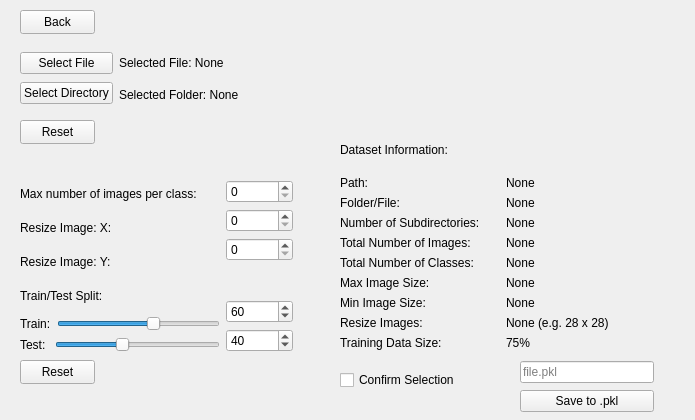
<?xml version="1.0" encoding="UTF-8"?>
<ui version="4.0">
 <class>Dataloader</class>
 <widget class="QWidget" name="Dataloader">
  <property name="geometry">
   <rect>
    <x>0</x>
    <y>0</y>
    <width>695</width>
    <height>420</height>
   </rect>
  </property>
  <property name="windowTitle">
   <string>Image Loader</string>
  </property>
  <widget class="QPushButton" name="back">
   <property name="geometry">
    <rect>
     <x>20</x>
     <y>10</y>
     <width>75</width>
     <height>24</height>
    </rect>
   </property>
   <property name="whatsThis">
    <string>Back to previous </string>
   </property>
   <property name="text">
    <string>Back</string>
   </property>
  </widget>
  <widget class="QPushButton" name="resetData">
   <property name="geometry">
    <rect>
     <x>20</x>
     <y>120</y>
     <width>75</width>
     <height>24</height>
    </rect>
   </property>
   <property name="text">
    <string>Reset</string>
   </property>
  </widget>
  <widget class="QPushButton" name="resetSpins">
   <property name="geometry">
    <rect>
     <x>20</x>
     <y>360</y>
     <width>75</width>
     <height>24</height>
    </rect>
   </property>
   <property name="text">
    <string>Reset</string>
   </property>
  </widget>
  <widget class="QWidget" name="layoutWidget">
   <property name="geometry">
    <rect>
     <x>20</x>
     <y>180</y>
     <width>281</width>
     <height>172</height>
    </rect>
   </property>
   <layout class="QHBoxLayout" name="parameterLayout">
    <item>
     <layout class="QVBoxLayout" name="verticalLayout_4">
      <item>
       <widget class="QLabel" name="maxText">
        <property name="text">
         <string>Max number of images per class:       </string>
        </property>
       </widget>
      </item>
      <item>
       <widget class="QLabel" name="resizeXText">
        <property name="text">
         <string>Resize Image: X:</string>
        </property>
       </widget>
      </item>
      <item>
       <widget class="QLabel" name="resizeYText">
        <property name="text">
         <string>Resize Image: Y:</string>
        </property>
       </widget>
      </item>
      <item>
       <widget class="QLabel" name="trainTestText">
        <property name="text">
         <string>Train/Test Split:</string>
        </property>
       </widget>
      </item>
      <item>
       <layout class="QHBoxLayout" name="horizontalLayout_3">
        <item>
         <widget class="QLabel" name="trainText">
          <property name="text">
           <string>Train:</string>
          </property>
         </widget>
        </item>
        <item>
         <widget class="QSlider" name="trainSlider">
          <property name="minimum">
           <number>1</number>
          </property>
          <property name="maximum">
           <number>99</number>
          </property>
          <property name="singleStep">
           <number>5</number>
          </property>
          <property name="value">
           <number>60</number>
          </property>
          <property name="orientation">
           <enum>Qt::Horizontal</enum>
          </property>
         </widget>
        </item>
       </layout>
      </item>
      <item>
       <layout class="QHBoxLayout" name="horizontalLayout_4">
        <item>
         <widget class="QLabel" name="testText">
          <property name="text">
           <string>Test: </string>
          </property>
         </widget>
        </item>
        <item>
         <widget class="QSlider" name="testSlider">
          <property name="layoutDirection">
           <enum>Qt::LeftToRight</enum>
          </property>
          <property name="styleSheet">
           <string notr="true">selection-color: rgb(255, 17, 80);</string>
          </property>
          <property name="minimum">
           <number>1</number>
          </property>
          <property name="maximum">
           <number>99</number>
          </property>
          <property name="singleStep">
           <number>5</number>
          </property>
          <property name="value">
           <number>40</number>
          </property>
          <property name="orientation">
           <enum>Qt::Horizontal</enum>
          </property>
         </widget>
        </item>
       </layout>
      </item>
     </layout>
    </item>
    <item>
     <spacer name="horizontalSpacer_3">
      <property name="orientation">
       <enum>Qt::Horizontal</enum>
      </property>
      <property name="sizeHint" stdset="0">
       <size>
        <width>40</width>
        <height>20</height>
       </size>
      </property>
     </spacer>
    </item>
    <item>
     <layout class="QVBoxLayout" name="verticalLayout_2">
      <item>
       <widget class="QSpinBox" name="maxImages">
        <property name="toolTip">
         <string>If left as 0, limit per class will be set to None.</string>
        </property>
        <property name="maximum">
         <number>100000</number>
        </property>
        <property name="singleStep">
         <number>50</number>
        </property>
        <property name="value">
         <number>0</number>
        </property>
       </widget>
      </item>
      <item>
       <widget class="QSpinBox" name="resizeX">
        <property name="toolTip">
         <string>If both X and Y are left as 0, images won't be resized won't take place.</string>
        </property>
        <property name="maximum">
         <number>5000</number>
        </property>
        <property name="singleStep">
         <number>50</number>
        </property>
       </widget>
      </item>
      <item>
       <widget class="QSpinBox" name="resizeY">
        <property name="toolTip">
         <string>If both X and Y are left as 0, images won't be resized won't take place.</string>
        </property>
        <property name="maximum">
         <number>5000</number>
        </property>
        <property name="singleStep">
         <number>50</number>
        </property>
       </widget>
      </item>
      <item>
       <spacer name="verticalSpacer">
        <property name="orientation">
         <enum>Qt::Vertical</enum>
        </property>
        <property name="sizeHint" stdset="0">
         <size>
          <width>20</width>
          <height>35</height>
         </size>
        </property>
       </spacer>
      </item>
      <item>
       <widget class="QSpinBox" name="trainSpin">
        <property name="toolTip">
         <string>If both X and Y are left as 0, images won't be resized won't take place.</string>
        </property>
        <property name="minimum">
         <number>1</number>
        </property>
        <property name="maximum">
         <number>99</number>
        </property>
        <property name="singleStep">
         <number>1</number>
        </property>
        <property name="value">
         <number>60</number>
        </property>
       </widget>
      </item>
      <item>
       <widget class="QSpinBox" name="testSpin">
        <property name="toolTip">
         <string>If both X and Y are left as 0, images won't be resized won't take place.</string>
        </property>
        <property name="minimum">
         <number>1</number>
        </property>
        <property name="maximum">
         <number>99</number>
        </property>
        <property name="singleStep">
         <number>1</number>
        </property>
        <property name="value">
         <number>40</number>
        </property>
       </widget>
      </item>
     </layout>
    </item>
    <item>
     <spacer name="horizontalSpacer_2">
      <property name="orientation">
       <enum>Qt::Horizontal</enum>
      </property>
      <property name="sizeHint" stdset="0">
       <size>
        <width>100</width>
        <height>100</height>
       </size>
      </property>
     </spacer>
    </item>
   </layout>
  </widget>
  <widget class="QWidget" name="layoutWidget">
   <property name="geometry">
    <rect>
     <x>20</x>
     <y>50</y>
     <width>351</width>
     <height>58</height>
    </rect>
   </property>
   <layout class="QHBoxLayout" name="horizontalLayout_2">
    <item>
     <layout class="QVBoxLayout" name="verticalLayout_3">
      <item>
       <widget class="QPushButton" name="selectData">
        <property name="toolTip">
         <string>Select the desired &quot;.pkl&quot; dataset file.</string>
        </property>
        <property name="text">
         <string>Select File</string>
        </property>
       </widget>
      </item>
      <item>
       <widget class="QPushButton" name="selectDir">
        <property name="toolTip">
         <string>Select the directory containing the desired dataset.</string>
        </property>
        <property name="text">
         <string>Select Directory</string>
        </property>
       </widget>
      </item>
     </layout>
    </item>
    <item>
     <layout class="QVBoxLayout" name="verticalLayout">
      <item>
       <widget class="QLabel" name="dataFile">
        <property name="whatsThis">
         <string>Test</string>
        </property>
        <property name="text">
         <string>Selected File: None</string>
        </property>
       </widget>
      </item>
      <item>
       <widget class="QLabel" name="dataDir">
        <property name="whatsThis">
         <string>Huh</string>
        </property>
        <property name="text">
         <string>Selected Folder: None                                     </string>
        </property>
       </widget>
      </item>
     </layout>
    </item>
    <item>
     <spacer name="horizontalSpacer">
      <property name="orientation">
       <enum>Qt::Horizontal</enum>
      </property>
      <property name="sizeHint" stdset="0">
       <size>
        <width>40</width>
        <height>20</height>
       </size>
      </property>
     </spacer>
    </item>
   </layout>
  </widget>
  <widget class="QWidget" name="layoutWidget">
   <property name="geometry">
    <rect>
     <x>340</x>
     <y>130</y>
     <width>309</width>
     <height>220</height>
    </rect>
   </property>
   <layout class="QVBoxLayout" name="infoLayout">
    <item>
     <widget class="QLabel" name="dataInfo">
      <property name="text">
       <string>Dataset Information:</string>
      </property>
     </widget>
    </item>
    <item>
     <layout class="QHBoxLayout" name="horizontalLayout_5">
      <item>
       <layout class="QVBoxLayout" name="verticalLayout_5">
        <item>
         <widget class="QLabel" name="label">
          <property name="text">
           <string>Path:</string>
          </property>
         </widget>
        </item>
        <item>
         <widget class="QLabel" name="label_3">
          <property name="text">
           <string>Folder/File:</string>
          </property>
         </widget>
        </item>
        <item>
         <widget class="QLabel" name="label_5">
          <property name="text">
           <string>Number of Subdirectories:      </string>
          </property>
         </widget>
        </item>
        <item>
         <widget class="QLabel" name="label_7">
          <property name="text">
           <string>Total Number of Images:</string>
          </property>
         </widget>
        </item>
        <item>
         <widget class="QLabel" name="label_9">
          <property name="text">
           <string>Total Number of Classes:</string>
          </property>
         </widget>
        </item>
        <item>
         <widget class="QLabel" name="label_11">
          <property name="text">
           <string>Max Image Size:</string>
          </property>
         </widget>
        </item>
        <item>
         <widget class="QLabel" name="label_12">
          <property name="text">
           <string>Min Image Size:</string>
          </property>
         </widget>
        </item>
        <item>
         <widget class="QLabel" name="label_15">
          <property name="text">
           <string>Resize Images:</string>
          </property>
         </widget>
        </item>
        <item>
         <widget class="QLabel" name="label_17">
          <property name="text">
           <string>Training Data Size:</string>
          </property>
         </widget>
        </item>
       </layout>
      </item>
      <item>
       <layout class="QVBoxLayout" name="datasetInfo">
        <item>
         <widget class="QLabel" name="label_4">
          <property name="text">
           <string>None                         </string>
          </property>
         </widget>
        </item>
        <item>
         <widget class="QLabel" name="label_6">
          <property name="text">
           <string>None</string>
          </property>
         </widget>
        </item>
        <item>
         <widget class="QLabel" name="label_2">
          <property name="text">
           <string>None</string>
          </property>
         </widget>
        </item>
        <item>
         <widget class="QLabel" name="label_10">
          <property name="text">
           <string>None</string>
          </property>
         </widget>
        </item>
        <item>
         <widget class="QLabel" name="label_8">
          <property name="text">
           <string>None</string>
          </property>
         </widget>
        </item>
        <item>
         <widget class="QLabel" name="label_13">
          <property name="text">
           <string>None</string>
          </property>
         </widget>
        </item>
        <item>
         <widget class="QLabel" name="label_14">
          <property name="text">
           <string>None</string>
          </property>
         </widget>
        </item>
        <item>
         <widget class="QLabel" name="label_16">
          <property name="text">
           <string>None (e.g. 28 x 28)</string>
          </property>
         </widget>
        </item>
        <item>
         <widget class="QLabel" name="label_18">
          <property name="text">
           <string>75%</string>
          </property>
         </widget>
        </item>
       </layout>
      </item>
      <item>
       <spacer name="horizontalSpacer_4">
        <property name="orientation">
         <enum>Qt::Horizontal</enum>
        </property>
        <property name="sizeHint" stdset="0">
         <size>
          <width>40</width>
          <height>20</height>
         </size>
        </property>
       </spacer>
      </item>
     </layout>
    </item>
   </layout>
  </widget>
  <widget class="QWidget" name="layoutWidget">
   <property name="geometry">
    <rect>
     <x>520</x>
     <y>360</y>
     <width>134</width>
     <height>54</height>
    </rect>
   </property>
   <layout class="QVBoxLayout" name="saveToFile">
    <item>
     <widget class="QLineEdit" name="fileName">
      <property name="accessibleDescription">
       <string>test</string>
      </property>
      <property name="text">
       <string/>
      </property>
      <property name="placeholderText">
       <string>file.pkl</string>
      </property>
     </widget>
    </item>
    <item>
     <widget class="QPushButton" name="saveFile">
      <property name="text">
       <string>Save to .pkl</string>
      </property>
     </widget>
    </item>
   </layout>
  </widget>
  <widget class="QCheckBox" name="confirmSelection">
   <property name="geometry">
    <rect>
     <x>340</x>
     <y>370</y>
     <width>121</width>
     <height>20</height>
    </rect>
   </property>
   <property name="text">
    <string>Confirm Selection</string>
   </property>
  </widget>
 </widget>
 <resources/>
 <connections/>
</ui>
